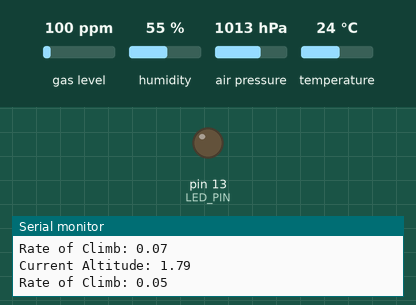
A sketch run on a simulated Arduino Uno, built with avr-gcc and run on an emulated ATmega328P. Shown: output pins drawn as LEDs (lit = HIGH), the last lines printed to the serial monitor. Dashed ring = blinking. The test bench sets the inputs (shaded band); at power-on: air pressure 1013 hPa, gas level 100 ppm, humidity 55 %, temperature 24 °C.

Above: at 1.2 s.
1.3 s: air pressure set to 1015 hPa
At 1.8 s:
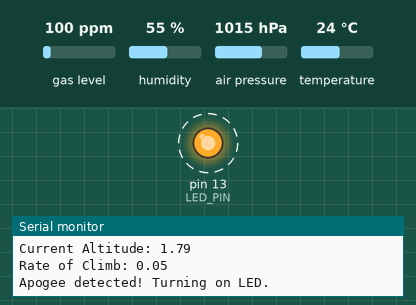
4.3 s: air pressure set to 1013 hPa
At 5.8 s:
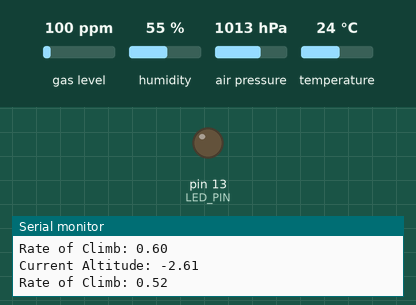
6.2 s: air pressure set to 1025 hPa
At 9.1 s:
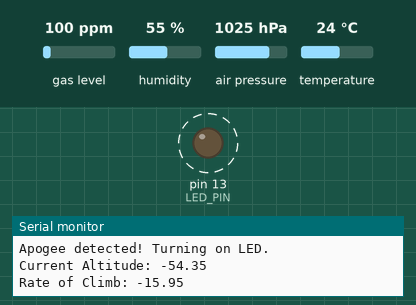
9.2 s: air pressure set to 952 hPa
At 9.7 s:
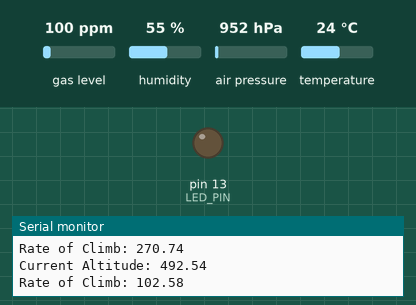
Timing chart, 0 to 11.7 s (numbered marks = the images above; inputs shaded):
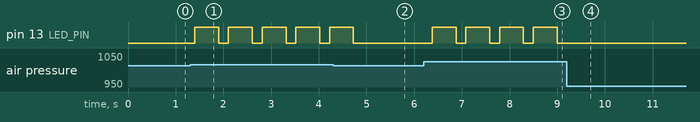

Measured:
- the behaviour switches between 1013 and 1014 hPa on air pressure (found by bisection; images 0 and 1)
- the behaviour switches between 1015 and 1014 hPa on air pressure (found by bisection; images 1 and 2)
- after the input at 1.3 s, pin 13 (LED_PIN): alternates HIGH for 0.50 s and LOW for 0.21 s, starting after 0.10 s
- after the input at 4.3 s, pin 13 (LED_PIN): goes on until 4.7 s, then stays LOW
- after the input at 6.2 s, pin 13 (LED_PIN): alternates HIGH for 0.50 s and LOW for 0.21 s, starting after 0.18 s
- after the input at 9.2 s, pin 13 (LED_PIN): stops changing and stays LOW

The sketch:

redundantSensor.ino
```cpp
#include <Wire.h>
#include <Adafruit_Sensor.h>
#include <Adafruit_BMP3XX.h>
#include <SimpleKalmanFilter.h>

#define BMP1_ADDR 0x76 // Address of first BMP390
#define BMP2_ADDR 0x77 // Address of second BMP390

Adafruit_BMP3XX bmp1; // First sensor instance
Adafruit_BMP3XX bmp2; // Second sensor instance

#define LED_PIN LED_BUILTIN
#define SEALEVELPRESSURE_HPA 1013.25 // Standard sea-level pressure in hPa

float previousAltitude = 0;
float currentAltitude = 0;
float apogeeThreshold = -.5; // Apogee detection: Negative rate of climb

SimpleKalmanFilter altitudeKalman(1, 1, 0.01); // Kalman filter instance: processNoise, measurementNoise, estimateError

void setup() {
  pinMode(LED_PIN, OUTPUT);
  digitalWrite(LED_PIN, LOW); // Ensure LED is off initially

  Serial.begin(115200);
  while (!Serial) delay(10); // Wait for serial monitor to open

  Serial.println("Initializing BMP390 sensors...");

  if (!bmp1.begin_I2C(BMP1_ADDR)) {
    Serial.println("Sensor 1 not found at address 0x76");
  } else {
    Serial.println("Sensor 1 initialized at address 0x76");
  }

  if (!bmp2.begin_I2C(BMP2_ADDR)) {
    Serial.println("Sensor 2 not found at address 0x77");
  } else {
    Serial.println("Sensor 2 initialized at address 0x77");
  }

  if (!bmp1.begin_I2C(BMP1_ADDR) && !bmp2.begin_I2C(BMP2_ADDR)) {
    Serial.println("Both sensors failed to initialize. Check wiring.");
    while (1);
  }

  // Set up sensor sampling and configuration (same for both sensors)
  if (bmp1.begin_I2C(BMP1_ADDR)) {
    bmp1.setTemperatureOversampling(BMP3_OVERSAMPLING_8X);
    bmp1.setPressureOversampling(BMP3_OVERSAMPLING_4X);
    bmp1.setIIRFilterCoeff(BMP3_IIR_FILTER_COEFF_3);
    bmp1.setOutputDataRate(BMP3_ODR_50_HZ);
  }

  if (bmp2.begin_I2C(BMP2_ADDR)) {
    bmp2.setTemperatureOversampling(BMP3_OVERSAMPLING_8X);
    bmp2.setPressureOversampling(BMP3_OVERSAMPLING_4X);
    bmp2.setIIRFilterCoeff(BMP3_IIR_FILTER_COEFF_3);
    bmp2.setOutputDataRate(BMP3_ODR_50_HZ);
  }

  Serial.println("Initialization complete.");
}

void loop() {
  bool bmp1Available = bmp1.begin_I2C(BMP1_ADDR);
  bool bmp2Available = bmp2.begin_I2C(BMP2_ADDR);

  if (bmp1Available || bmp2Available) {
    if (bmp1Available && bmp1.performReading()) {
      currentAltitude = bmp1.readAltitude(SEALEVELPRESSURE_HPA);
    } else if (bmp2Available && bmp2.performReading()) {
      currentAltitude = bmp2.readAltitude(SEALEVELPRESSURE_HPA);
    } else {
      Serial.println("Both sensors failed to read.");
      delay(100);
      return;
    }

    // Apply Kalman filter to smooth the altitude data
    float filteredAltitude = altitudeKalman.updateEstimate(currentAltitude);
    float rateOfClimb = filteredAltitude - previousAltitude;

    if (rateOfClimb < apogeeThreshold) {
      Serial.println("Apogee detected! Turning on LED.");
      digitalWrite(LED_PIN, HIGH);
      delay(500); // Leave LED on for half a second
      digitalWrite(LED_PIN, LOW);
    } else {
      digitalWrite(LED_PIN, LOW);
    }

    Serial.print("Current Altitude: ");
    Serial.println(filteredAltitude);
    Serial.print("Rate of Climb: ");
    Serial.println(rateOfClimb);

    previousAltitude = filteredAltitude;
  } else {
    Serial.println("No sensors available.");
  }

  delay(50); // Loop delay for stability
}
```
